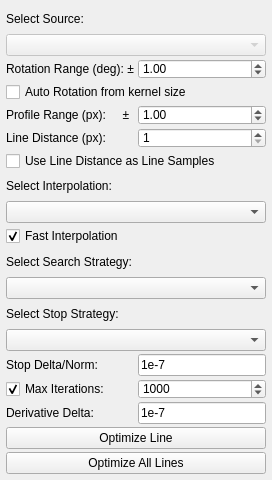
<?xml version="1.0" encoding="UTF-8"?>
<ui version="4.0">
 <class>PrecisionOptimizer</class>
 <widget class="QMainWindow" name="PrecisionOptimizer">
  <property name="enabled">
   <bool>true</bool>
  </property>
  <property name="geometry">
   <rect>
    <x>0</x>
    <y>0</y>
    <width>272</width>
    <height>480</height>
   </rect>
  </property>
  <property name="sizePolicy">
   <sizepolicy hsizetype="Fixed" vsizetype="Fixed">
    <horstretch>0</horstretch>
    <verstretch>0</verstretch>
   </sizepolicy>
  </property>
  <property name="minimumSize">
   <size>
    <width>0</width>
    <height>0</height>
   </size>
  </property>
  <property name="maximumSize">
   <size>
    <width>272</width>
    <height>480</height>
   </size>
  </property>
  <property name="baseSize">
   <size>
    <width>197</width>
    <height>387</height>
   </size>
  </property>
  <property name="windowTitle">
   <string>Line Precision Optimizer</string>
  </property>
  <widget class="QWidget" name="widget_main">
   <property name="sizePolicy">
    <sizepolicy hsizetype="Preferred" vsizetype="Preferred">
     <horstretch>0</horstretch>
     <verstretch>0</verstretch>
    </sizepolicy>
   </property>
   <layout class="QVBoxLayout" name="verticalLayout">
    <property name="spacing">
     <number>3</number>
    </property>
    <property name="leftMargin">
     <number>6</number>
    </property>
    <property name="topMargin">
     <number>6</number>
    </property>
    <property name="rightMargin">
     <number>6</number>
    </property>
    <property name="bottomMargin">
     <number>6</number>
    </property>
    <item>
     <widget class="QLabel" name="label_data_source">
      <property name="text">
       <string>Select Source:</string>
      </property>
     </widget>
    </item>
    <item>
     <widget class="QComboBox" name="cb_data_source">
      <property name="enabled">
       <bool>false</bool>
      </property>
      <property name="sizePolicy">
       <sizepolicy hsizetype="Preferred" vsizetype="Fixed">
        <horstretch>0</horstretch>
        <verstretch>0</verstretch>
       </sizepolicy>
      </property>
     </widget>
    </item>
    <item>
     <layout class="QHBoxLayout" name="layout_range_rot">
      <item>
       <widget class="QLabel" name="label_range_rot">
        <property name="text">
         <string>Rotation Range (deg): ±</string>
        </property>
       </widget>
      </item>
      <item>
       <widget class="QDoubleSpinBox" name="spin_range_rot">
        <property name="minimumSize">
         <size>
          <width>0</width>
          <height>20</height>
         </size>
        </property>
        <property name="maximumSize">
         <size>
          <width>16777215</width>
          <height>20</height>
         </size>
        </property>
        <property name="maximum">
         <double>180.000000000000000</double>
        </property>
        <property name="singleStep">
         <double>1.000000000000000</double>
        </property>
        <property name="value">
         <double>1.000000000000000</double>
        </property>
       </widget>
      </item>
     </layout>
    </item>
    <item>
     <widget class="QCheckBox" name="chb_auto_rot">
      <property name="toolTip">
       <string>Auto-compute rotation range from the detector's gradient kernel size: ±atan(1 / ⌊kernel_size/2⌋)°</string>
      </property>
      <property name="text">
       <string>Auto Rotation from kernel size</string>
      </property>
     </widget>
    </item>
    <item>
     <layout class="QHBoxLayout" name="layout_range_profile">
      <item>
       <widget class="QLabel" name="label_range_trans">
        <property name="text">
         <string>Profile Range (px):     ±</string>
        </property>
       </widget>
      </item>
      <item>
       <widget class="QDoubleSpinBox" name="spin_range_prof">
        <property name="minimumSize">
         <size>
          <width>0</width>
          <height>20</height>
         </size>
        </property>
        <property name="maximumSize">
         <size>
          <width>16777215</width>
          <height>20</height>
         </size>
        </property>
        <property name="maximum">
         <double>99.000000000000000</double>
        </property>
        <property name="singleStep">
         <double>1.000000000000000</double>
        </property>
        <property name="value">
         <double>1.000000000000000</double>
        </property>
       </widget>
      </item>
     </layout>
    </item>
    <item>
     <layout class="QHBoxLayout" name="layout_line_samples">
      <item>
       <widget class="QLabel" name="label_profile_y_steps">
        <property name="text">
         <string>Line Distance (px):</string>
        </property>
       </widget>
      </item>
      <item>
       <widget class="QSpinBox" name="spin_line_dist">
        <property name="minimumSize">
         <size>
          <width>0</width>
          <height>20</height>
         </size>
        </property>
        <property name="maximumSize">
         <size>
          <width>16777215</width>
          <height>20</height>
         </size>
        </property>
        <property name="minimum">
         <number>1</number>
        </property>
        <property name="maximum">
         <number>1000</number>
        </property>
        <property name="value">
         <number>1</number>
        </property>
       </widget>
      </item>
     </layout>
    </item>

    <item>
     <widget class="QCheckBox" name="chb_line_samples">
      <property name="text">
       <string>Use Line Distance as Line Samples</string>
      </property>
     </widget>
    </item>
    <item>
     <widget class="QLabel" name="label_profile_interp">
      <property name="text">
       <string>Select Interpolation:</string>
      </property>
     </widget>
    </item>
    <item>
     <widget class="QComboBox" name="cb_profile_interp">
      <property name="currentText">
       <string/>
      </property>
     </widget>
    </item>
    <item>
     <widget class="QCheckBox" name="chb_fast_interp">
      <property name="text">
       <string>Fast Interpolation</string>
      </property>
      <property name="checked">
       <bool>true</bool>
      </property>
     </widget>
    </item>
    <item>
     <widget class="QLabel" name="label_search">
      <property name="text">
       <string>Select Search Strategy:</string>
      </property>
     </widget>
    </item>
    <item>
     <widget class="QComboBox" name="cb_search"/>
    </item>
    <item>
     <widget class="QLabel" name="label_stop">
      <property name="text">
       <string>Select Stop Strategy:</string>
      </property>
     </widget>
    </item>
    <item>
     <widget class="QComboBox" name="cb_stop"/>
    </item>
    <item>
     <layout class="QHBoxLayout" name="layout_stop_delta" stretch="1,1">
      <item>
       <widget class="QLabel" name="label_stop_delta">
        <property name="text">
         <string>Stop Delta/Norm:</string>
        </property>
       </widget>
      </item>
      <item>
       <widget class="QLineEdit" name="edit_stop_delta">
        <property name="text">
         <string>1e-7</string>
        </property>
       </widget>
      </item>
     </layout>
    </item>
    <item>
     <layout class="QHBoxLayout" name="layout_max_iter">
      <item>
       <widget class="QCheckBox" name="chb_max_iter">
        <property name="text">
         <string>Max Iterations:</string>
        </property>
        <property name="checked">
         <bool>true</bool>
        </property>
       </widget>
      </item>
      <item>
       <widget class="QSpinBox" name="spin_max_iter">
        <property name="enabled">
         <bool>true</bool>
        </property>
        <property name="minimumSize">
         <size>
          <width>0</width>
          <height>20</height>
         </size>
        </property>
        <property name="maximumSize">
         <size>
          <width>16777215</width>
          <height>20</height>
         </size>
        </property>
        <property name="minimum">
         <number>1</number>
        </property>
        <property name="maximum">
         <number>10000</number>
        </property>
        <property name="value">
         <number>1000</number>
        </property>
       </widget>
      </item>
     </layout>
    </item>
    <item>
     <layout class="QHBoxLayout" name="layout_deri_delta" stretch="1,1">
      <item>
       <widget class="QLabel" name="label_deri_delta">
        <property name="text">
         <string>Derivative Delta:</string>
        </property>
       </widget>
      </item>
      <item>
       <widget class="QLineEdit" name="edit_deri_delta">
        <property name="text">
         <string>1e-7</string>
        </property>
       </widget>
      </item>
     </layout>
    </item>
    <item>
     <widget class="QPushButton" name="pb_line">
      <property name="enabled">
       <bool>true</bool>
      </property>
      <property name="text">
       <string>Optimize Line</string>
      </property>
     </widget>
    </item>
    <item>
     <widget class="QPushButton" name="pb_all">
      <property name="enabled">
       <bool>true</bool>
      </property>
      <property name="text">
       <string>Optimize All Lines</string>
      </property>
     </widget>
    </item>
   </layout>
  </widget>
 </widget>
 <resources/>
 <connections>
  <connection>
   <sender>chb_max_iter</sender>
   <signal>clicked()</signal>
   <receiver>PrecisionOptimizer</receiver>
   <slot>updateMaxIter()</slot>
   <hints>
    <hint type="sourcelabel">
     <x>57</x>
     <y>294</y>
    </hint>
    <hint type="destinationlabel">
     <x>4</x>
     <y>306</y>
    </hint>
   </hints>
  </connection>
  <connection>
   <sender>pb_line</sender>
   <signal>clicked()</signal>
   <receiver>PrecisionOptimizer</receiver>
   <slot>optimizeLine()</slot>
   <hints>
    <hint type="sourcelabel">
     <x>143</x>
     <y>339</y>
    </hint>
    <hint type="destinationlabel">
     <x>194</x>
     <y>318</y>
    </hint>
   </hints>
  </connection>
  <connection>
   <sender>pb_all</sender>
   <signal>clicked()</signal>
   <receiver>PrecisionOptimizer</receiver>
   <slot>optimizeAllLines()</slot>
   <hints>
    <hint type="sourcelabel">
     <x>170</x>
     <y>372</y>
    </hint>
    <hint type="destinationlabel">
     <x>193</x>
     <y>368</y>
    </hint>
   </hints>
  </connection>
 </connections>
 <slots>
  <slot>updateMaxIter()</slot>
  <slot>optimizeLine()</slot>
  <slot>optimizeAllLines()</slot>
  <slot>updateAutoRotation()</slot>
 </slots>
</ui>
